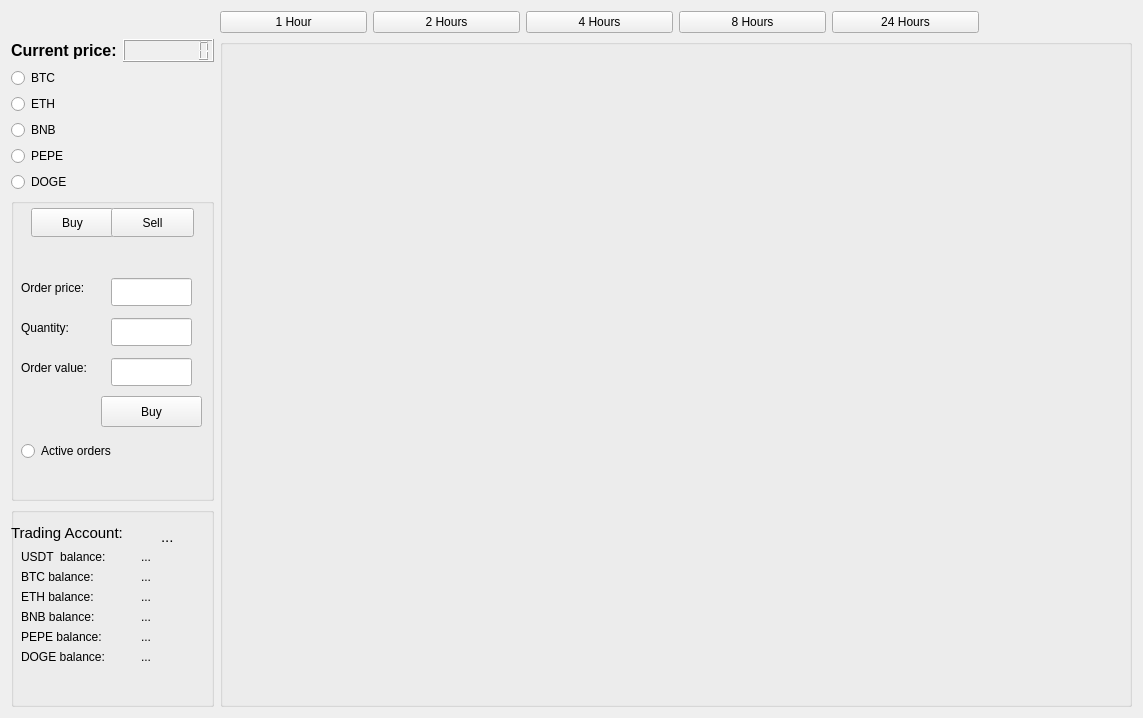
<?xml version="1.0" encoding="UTF-8"?>
<ui version="4.0">
 <class>MainWindow</class>
 <widget class="QMainWindow" name="MainWindow">
  <property name="geometry">
   <rect>
    <x>0</x>
    <y>0</y>
    <width>1143</width>
    <height>718</height>
   </rect>
  </property>
  <property name="windowTitle">
   <string>QtBinance</string>
  </property>
  <property name="styleSheet">
   <string notr="true"/>
  </property>
  <property name="dockOptions">
   <set>QMainWindow::AllowTabbedDocks|QMainWindow::AnimatedDocks</set>
  </property>
  <widget class="QWidget" name="centralWidget">
   <layout class="QGridLayout" name="gridLayout_3">
    <item row="0" column="7">
     <widget class="QPushButton" name="TwentyFourHours">
      <property name="text">
       <string>24 Hours</string>
      </property>
     </widget>
    </item>
    <item row="0" column="5">
     <widget class="QPushButton" name="FourHours">
      <property name="text">
       <string>4 Hours</string>
      </property>
     </widget>
    </item>
    <item row="0" column="3">
     <widget class="QPushButton" name="Hour">
      <property name="text">
       <string>1 Hour</string>
      </property>
     </widget>
    </item>
    <item row="7" column="0" rowspan="3" colspan="2">
     <widget class="QGroupBox" name="groupBox_3">
      <property name="title">
       <string/>
      </property>
      <widget class="QPushButton" name="Buybtn">
       <property name="geometry">
        <rect>
         <x>20</x>
         <y>10</y>
         <width>83</width>
         <height>29</height>
        </rect>
       </property>
       <property name="text">
        <string>Buy</string>
       </property>
      </widget>
      <widget class="QPushButton" name="Selbtn">
       <property name="geometry">
        <rect>
         <x>100</x>
         <y>10</y>
         <width>83</width>
         <height>29</height>
        </rect>
       </property>
       <property name="text">
        <string>Sell</string>
       </property>
      </widget>
      <widget class="QLineEdit" name="OrderPticeLine">
       <property name="geometry">
        <rect>
         <x>100</x>
         <y>80</y>
         <width>81</width>
         <height>28</height>
        </rect>
       </property>
      </widget>
      <widget class="QLineEdit" name="QuantityLine">
       <property name="geometry">
        <rect>
         <x>100</x>
         <y>120</y>
         <width>81</width>
         <height>28</height>
        </rect>
       </property>
      </widget>
      <widget class="QLineEdit" name="ValueLine">
       <property name="geometry">
        <rect>
         <x>100</x>
         <y>160</y>
         <width>81</width>
         <height>28</height>
        </rect>
       </property>
      </widget>
      <widget class="QPushButton" name="Execbtn">
       <property name="geometry">
        <rect>
         <x>90</x>
         <y>198</y>
         <width>101</width>
         <height>31</height>
        </rect>
       </property>
       <property name="text">
        <string>Buy</string>
       </property>
      </widget>
      <widget class="QLabel" name="label">
       <property name="geometry">
        <rect>
         <x>10</x>
         <y>80</y>
         <width>91</width>
         <height>20</height>
        </rect>
       </property>
       <property name="text">
        <string>Order price:</string>
       </property>
      </widget>
      <widget class="QLabel" name="label_2">
       <property name="geometry">
        <rect>
         <x>10</x>
         <y>120</y>
         <width>63</width>
         <height>20</height>
        </rect>
       </property>
       <property name="text">
        <string>Quantity:</string>
       </property>
      </widget>
      <widget class="QLabel" name="label_3">
       <property name="geometry">
        <rect>
         <x>10</x>
         <y>160</y>
         <width>81</width>
         <height>20</height>
        </rect>
       </property>
       <property name="text">
        <string>Order value:</string>
       </property>
      </widget>
      <widget class="QRadioButton" name="radioButton_7">
       <property name="geometry">
        <rect>
         <x>10</x>
         <y>240</y>
         <width>121</width>
         <height>26</height>
        </rect>
       </property>
       <property name="text">
        <string>Active orders</string>
       </property>
      </widget>
     </widget>
    </item>
    <item row="2" column="0">
     <widget class="QRadioButton" name="radioButton">
      <property name="text">
       <string>BTC</string>
      </property>
     </widget>
    </item>
    <item row="3" column="0">
     <widget class="QRadioButton" name="radioButton_2">
      <property name="text">
       <string>ETH</string>
      </property>
     </widget>
    </item>
    <item row="0" column="6">
     <widget class="QPushButton" name="EightHours">
      <property name="text">
       <string>8 Hours</string>
      </property>
     </widget>
    </item>
    <item row="1" column="1">
     <widget class="QLCDNumber" name="lcdNumberWTCETH">
      <property name="sizePolicy">
       <sizepolicy hsizetype="Fixed" vsizetype="Fixed">
        <horstretch>0</horstretch>
        <verstretch>0</verstretch>
       </sizepolicy>
      </property>
      <property name="styleSheet">
       <string notr="true">color: white;
       </string>
      </property>
      <property name="digitCount">
       <number>8</number>
      </property>
     </widget>
    </item>
    <item row="1" column="3" rowspan="11" colspan="6">
     <widget class="QGroupBox" name="groupBox">
      <property name="title">
       <string/>
      </property>
      <layout class="QGridLayout" name="gridLayout_2"/>
     </widget>
    </item>
    <item row="5" column="0">
     <widget class="QRadioButton" name="radioButton_4">
      <property name="text">
       <string>PEPE</string>
      </property>
     </widget>
    </item>
    <item row="4" column="0">
     <widget class="QRadioButton" name="radioButton_3">
      <property name="text">
       <string>BNB</string>
      </property>
     </widget>
    </item>
    <item row="6" column="0">
     <widget class="QRadioButton" name="radioButton_5">
      <property name="text">
       <string>DOGE</string>
      </property>
     </widget>
    </item>
    <item row="1" column="0">
     <widget class="QLabel" name="labelPairPrice">
      <property name="sizePolicy">
       <sizepolicy hsizetype="Fixed" vsizetype="Fixed">
        <horstretch>0</horstretch>
        <verstretch>0</verstretch>
       </sizepolicy>
      </property>
      <property name="font">
       <font>
        <pointsize>12</pointsize>
        <bold>true</bold>
       </font>
      </property>
      <property name="text">
       <string>Current price:</string>
      </property>
     </widget>
    </item>
    <item row="0" column="4">
     <widget class="QPushButton" name="TwoHours">
      <property name="text">
       <string>2 Hours</string>
      </property>
     </widget>
    </item>
    <item row="10" column="0" rowspan="2" colspan="2">
     <widget class="QGroupBox" name="groupBox_2">
      <property name="title">
       <string/>
      </property>
      <widget class="QLabel" name="TraidingAccount">
       <property name="geometry">
        <rect>
         <x>0</x>
         <y>10</y>
         <width>151</width>
         <height>31</height>
        </rect>
       </property>
       <property name="font">
        <font>
         <pointsize>11</pointsize>
        </font>
       </property>
       <property name="text">
        <string>Trading Account:</string>
       </property>
      </widget>
      <widget class="QLabel" name="USDTlabel">
       <property name="geometry">
        <rect>
         <x>10</x>
         <y>40</y>
         <width>101</width>
         <height>20</height>
        </rect>
       </property>
       <property name="text">
        <string>USDT  balance:</string>
       </property>
      </widget>
      <widget class="QLabel" name="USDTOutput">
       <property name="geometry">
        <rect>
         <x>130</x>
         <y>40</y>
         <width>63</width>
         <height>20</height>
        </rect>
       </property>
       <property name="text">
        <string>...</string>
       </property>
      </widget>
      <widget class="QLabel" name="BTCValue">
       <property name="geometry">
        <rect>
         <x>130</x>
         <y>60</y>
         <width>63</width>
         <height>20</height>
        </rect>
       </property>
       <property name="text">
        <string>...</string>
       </property>
      </widget>
      <widget class="QLabel" name="label_4">
       <property name="geometry">
        <rect>
         <x>10</x>
         <y>80</y>
         <width>91</width>
         <height>20</height>
        </rect>
       </property>
       <property name="text">
        <string>ETH balance:</string>
       </property>
      </widget>
      <widget class="QLabel" name="ETHValue">
       <property name="geometry">
        <rect>
         <x>130</x>
         <y>80</y>
         <width>63</width>
         <height>20</height>
        </rect>
       </property>
       <property name="text">
        <string>...</string>
       </property>
      </widget>
      <widget class="QLabel" name="label_6">
       <property name="geometry">
        <rect>
         <x>10</x>
         <y>100</y>
         <width>91</width>
         <height>20</height>
        </rect>
       </property>
       <property name="text">
        <string>BNB balance:</string>
       </property>
      </widget>
      <widget class="QLabel" name="BNBValue">
       <property name="geometry">
        <rect>
         <x>130</x>
         <y>100</y>
         <width>63</width>
         <height>20</height>
        </rect>
       </property>
       <property name="text">
        <string>...</string>
       </property>
      </widget>
      <widget class="QLabel" name="label_8">
       <property name="geometry">
        <rect>
         <x>10</x>
         <y>60</y>
         <width>91</width>
         <height>20</height>
        </rect>
       </property>
       <property name="text">
        <string>BTC balance:</string>
       </property>
      </widget>
      <widget class="QLabel" name="label_9">
       <property name="geometry">
        <rect>
         <x>10</x>
         <y>120</y>
         <width>91</width>
         <height>20</height>
        </rect>
       </property>
       <property name="text">
        <string>PEPE balance:</string>
       </property>
      </widget>
      <widget class="QLabel" name="PEPEValue">
       <property name="geometry">
        <rect>
         <x>130</x>
         <y>120</y>
         <width>63</width>
         <height>20</height>
        </rect>
       </property>
       <property name="text">
        <string>...</string>
       </property>
      </widget>
      <widget class="QLabel" name="label_11">
       <property name="geometry">
        <rect>
         <x>10</x>
         <y>140</y>
         <width>101</width>
         <height>20</height>
        </rect>
       </property>
       <property name="text">
        <string>DOGE balance:</string>
       </property>
      </widget>
      <widget class="QLabel" name="DOGEValue">
       <property name="geometry">
        <rect>
         <x>130</x>
         <y>140</y>
         <width>63</width>
         <height>20</height>
        </rect>
       </property>
       <property name="text">
        <string>...</string>
       </property>
      </widget>
      <widget class="QLabel" name="UserLabel">
       <property name="geometry">
        <rect>
         <x>150</x>
         <y>20</y>
         <width>63</width>
         <height>20</height>
        </rect>
       </property>
       <property name="font">
        <font>
         <pointsize>11</pointsize>
        </font>
       </property>
       <property name="text">
        <string>...</string>
       </property>
      </widget>
     </widget>
    </item>
   </layout>
  </widget>
 </widget>
 <layoutdefault spacing="6" margin="11"/>
 <resources/>
 <connections/>
</ui>
